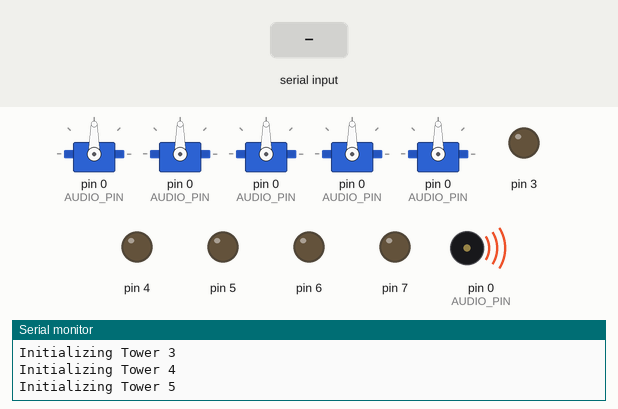
Recording of a sketch running on a simulated Arduino Uno, built with avr-gcc and run on an emulated ATmega328P. On the bench: 5 × servo, output pins drawn as LEDs (lit = HIGH), buzzer (waves = sounding), the last lines printed to the serial monitor. Dashed ring = blinking. The inputs (shaded band) are chosen by the test bench.

Above: at 0.4 s.
At 1.3 s:
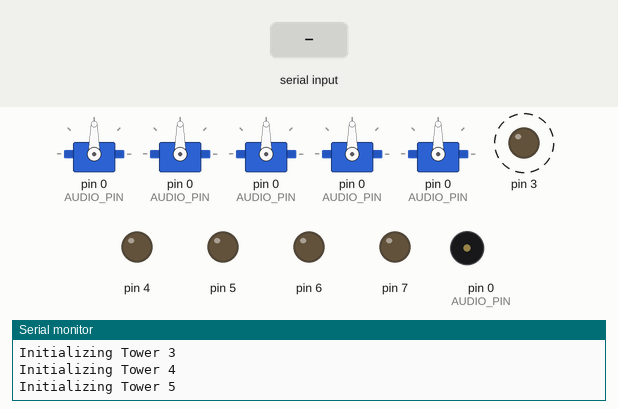
At 3.5 s:
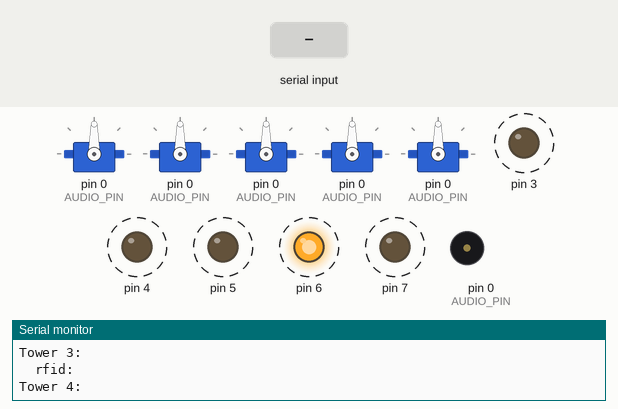
3.6 s: "red" received over Serial
6.6 s: "blue" received over Serial
Timing chart, 0 to 15.6 s (numbered marks = the images above; inputs shaded):
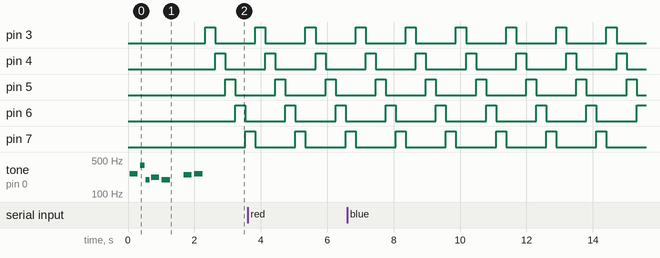

The sketch:

monkeybiz.ino
```cpp
#include "Servo.h"
#include "Skyscraper.h"
#include "Pitches.h"

// TODO: set correct pin #'s
// id, rfid, servo, red, blue
Skyscraper tower1(1, 3, 0, 0, 0);
Skyscraper tower2(2, 4, 0, 0, 0);
Skyscraper tower3(3, 5, 0, 0, 0);
Skyscraper tower4(4, 6, 0, 0, 0);
Skyscraper tower5(5, 7, 0, 0, 0);

Skyscraper towers[] = { tower1, tower2, tower3, tower4, tower5 }; // array containing all towers

// game parameters
int TIME_LIMIT;
int red;
int blue;
int AUDIO_PIN = 0; // TODO: set pin #

// audio
int startMelody[] = {
  NOTE_C4, NOTE_G4, NOTE_G3, NOTE_A3, NOTE_G3, 0, NOTE_B3, NOTE_C4 };
int startDurations[] = {
  4, 8, 8, 4, 4, 4, 4, 4 };
int endMelody[] = {
  NOTE_C4, NOTE_C4, NOTE_D4, NOTE_E4, NOTE_F3, NOTE_D3, NOTE_C3 };
int endDurations[] = {
  8, 8, 8, 8, 4, 4, 2 };
int drawMelody[] = {
  NOTE_AS3, NOTE_A3, NOTE_GS3, NOTE_G3, NOTE_FS3, NOTE_F3 };
int drawDurations[] = {
  4, 4, 4, 4, 4 };
int scoreMelody[] = {
  NOTE_C3, NOTE_C3, NOTE_E3, NOTE_G3, NOTE_C4 };
int scoreDurations[] = {
  4, 8, 8, 8, 4 };

// Sets up the game logic.
void setup() {
  Serial.println("setting up...");

  Serial.begin(9600);

  for (int i = 3; i < 8; i++) {
    pinMode(i, OUTPUT);
    digitalWrite(i, LOW);
  }

  for (int i = 0; i < 5; i++) {
    towers[i].initSkyscraper();
  }

  playSound(startMelody, startDurations, 8);
  TIME_LIMIT = 60000 + millis(); // one minute from initialization
}

// Main loop.
void loop() {
  Serial.println("running...");
  red = 0;
  blue = 0;

  for (int i = 0; i < 5; i++) {
    if(towers[i].readRFID() == 1) {
      playSound(scoreMelody, scoreDurations, 5);
    }
    if (towers[i].getColor() == "red") {
      red++;
    }
    else if (towers[i].getColor() == "blue") {
      blue++;
    }
  }

  if (millis() > TIME_LIMIT || red == 5 || blue == 5) { // victory conditions: time, monopoly
    gameOver();
  }
}

void playSound(int melody[], int noteDurations[], int length) {
  for (int i = 0; i < length ; i++) {
    int noteDuration = 1000/noteDurations[i];
    tone(AUDIO_PIN, melody[i], noteDuration);
    int pauseBetweenNotes = noteDuration * 1.30;
    delay(pauseBetweenNotes);
    noTone(AUDIO_PIN);
  }
}

void gameOver() {
  Serial.println("game over");

  if (red > blue) { // red wins
    for (int i = 0; i < 10; i++) {
      for (int j = 0; j < 5; j++) {
        towers[j].setColor("red");
        delay(200);
        towers[j].setColor("none");
        delay(200);
      }
    }
    playSound(endMelody, endDurations, 7);
  }
  else if (blue > red) { // blue wins
    for (int i = 0; i < 10; i++) {
      for (int j = 0; j < 5; j++) {
        towers[j].setColor("red");
        delay(200);
        towers[j].setColor("none");
        delay(200);
      }
    }
    playSound(endMelody, endDurations, 7);
  }
  else { // nobody wins
    String colors[] = { tower1.getColor(), tower2.getColor(), tower3.getColor(), tower4.getColor(), tower5.getColor() };
    for (int i = 0; i < 10; i++) {
      for (int j = 0; j < 5; j++) {
        towers[j].setColor(colors[j]);
        delay(200);
        towers[j].setColor("none");
        delay(200);
      }
    }
    playSound(drawMelody, drawDurations, 6);
  }

  while(1) { } // infinite empty loop
}
```

Skyscraper.h
```cpp
#ifndef Skyscraper_h
#define Skyscraper_h

#include "Arduino.h"
#include "Servo.h"

// Skyscraper class.
//
// id - the id of the skyscraper
// servo - the servo associated with this skyscraper
// servoPin - the output pin for the servo
// red - this skyscraper's red output pin
// blue - this skyscraper's blue output pin
// color - this skyscraper's current color
//
// Skyscraper - skyscraper constructor
// initSkyscraper - initializes the skyscraper for gameplay
// readRFID - detects an incoming RFID
// getColor - gets current color
// setColor - sets current color
// turnServo - turns the servo
// clean - strips non-alphanumeric characters from a string
class Skyscraper {
  private:
    int _id;
    int _rfidPin;
    int _servoPin;
    Servo _servo;
    int _red;
    int _blue;
    String _color;
    void turnServo();
    String clean(String s);
  public:
    Skyscraper(int id, int rfidPin, int servoPin, int red, int blue);
    void initSkyscraper();
    int readRFID();
    String getColor();
    void setColor(String color);
};

#endif
```

Measured:
- by itself, pin 3–7: alternates HIGH for 0.30 s and LOW for 1.2 s
